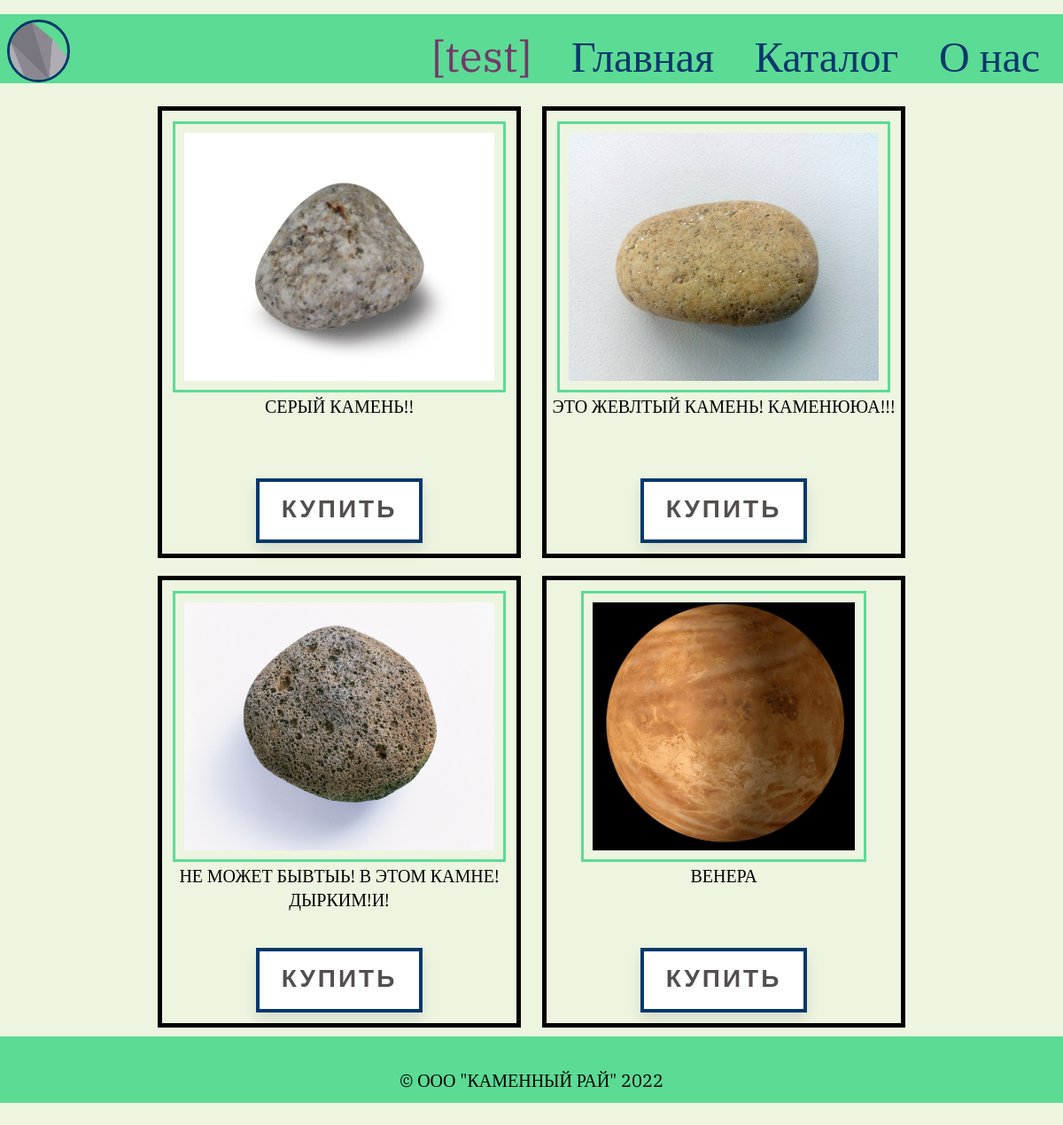
The app's page /catalog (signed in) with its own data.
### orm.py (models this page shows, shortened)
class Items(db.Model):
    id = db.Column(db.Integer, primary_key=True)
    name = db.Column(db.String(80), nullable=False)
    cost = db.Column(db.Integer)
    count = db.Column(db.Integer)
    image = db.Column(db.String(80))
    desc = db.Column(db.String(200))
    color = db.Column(db.String(80))
    mass = db.Column(db.String(80))
    taste = db.Column(db.String(80))
    cost_text = db.Column(db.String(80))
    categories = db.relationship('Categories', secondary=Item_Categories, backref=db.backref('Items', lazy=False))

### flaskpy.py (the view)
@app.route('/catalog')
def catalog():
    return render_template("catalog.html", items=Items.query.all())

### templates/catalog.html (shortened to what this page needs)
{% extends "base.html" %}
{% block head %}
    {{ super() }}
        <link rel="stylesheet" type="text/css" href="{{ url_for('static', filename='css_catalog.css') }}">
{% endblock %}
{% block content %}
    <div class="catalog">
        {% for item in items %}
            <div class="catalog_item">
                <img src="{{ url_for('static', filename='/pictures/' + item.image) }}"/>
                <div class="title">  {{item.name}} </div>
                <a class="button" href="item/{{item.id}}"> Купить </a>
            </div>
        {% endfor %}
    </div>
{% endblock %}

### static/css.css (style rules this page uses)
html { height: 100%; font-family: 'Arial Black'; }
body { margin:0; min-height: 100%; display: grid; grid-template-rows: auto 1fr auto; background-color: #EDF5E1; }

### static/css_catalog.css (style rules this page uses)
.catalog { text-align: center; }
.catalog_item { display: inline-block; height: 500px; border: 5px black solid; width: 400px; font-size: 20px; font-family: 'IBM Plex Serif', serif; margin: 10px; text-align: center; }
.catalog_item img { margin-top: 15px; height: 280px; max-width: 350px; margin-left: auto; margin-right: auto; display: block; border: 10px transparent solid; outline: 3px #5CDB95 solid; }
.button { text-decoration: none; display: inline-block; width: 180px; height: 65px; line-height: 60px; font-family: 'IBM Plex Serif', sans-serif; font-size: 28px; text-transform: uppercase; text-align: center; letter-spacing: 3px; font-weight: 600; transition: .3s; border: #05386B 4px solid; color: #524f4e; background: white; box-shadow: 0 8px 15px rgba(0, 0, 0, .1); margin-left: 0 auto; }
.catalog_item .title { margin: 5px; height: 90px; }

### records on screen
Items: image (picture), name "СЕРЫЙ КАМЕНЬ!!"
Items: image (picture), name "ЭТО ЖЕВЛТЫЙ КАМЕНЬ! КАМЕНЮЮА!!!"
Items: image (picture), name "НЕ МОЖЕТ БЫВТЫЬ! В ЭТОМ КАМНЕ! ДЫРКИМ!И!"
Items: image (picture), name "ВЕНЕРА"

### other values on screen
{{ session['name'] }} "test"
